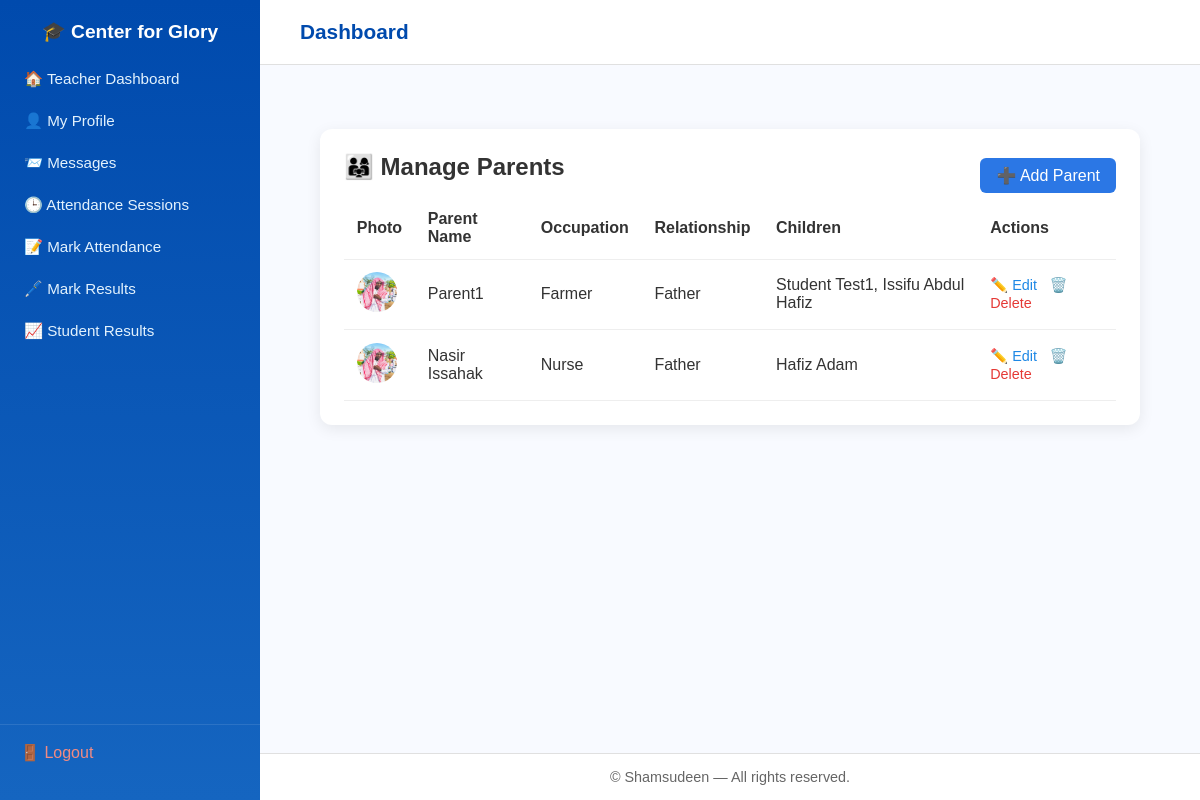
Page /accounts/manage-parents/ (signed in) on the committed database.
### accounts/models.py (models this page shows, shortened)
class BaseProfile(models.Model):
    user = models.OneToOneField(CustomUser, on_delete=models.CASCADE, related_name="%(class)s_profile")
    date_of_birth = models.DateField(blank=True, null=True)
    gender = models.CharField(
        max_length=10,
        choices=[("Male", "Male"), ("Female", "Female")],
        blank=True,
    )
    address = models.CharField(max_length=255, blank=True)
    photo = models.ImageField(upload_to="profiles/", default="profiles/default.png")
    class Meta:
        abstract = True

class Parent(BaseProfile):
    occupation = models.CharField(max_length=100, blank=True)
    relationship = models.CharField(
        max_length=20,
        choices=[
            ("Father", "Father"),
            ("Mother", "Mother"),
            ("Guardian", "Guardian"),
        ],
        default="Guardian",
    )
    children = models.ManyToManyField(
        'accounts.Student',
        related_name='parents',
        blank=True
    )

class CustomUser(AbstractUser):
    class Roles(models.TextChoices):
        SUPER_ADMIN = "super_admin", _("Super Administrator")
        ADMIN = "admin", _("Administrator / Principal")
        TEACHER = "teacher", _("Teacher")
        STUDENT = "student", _("Student")
        ACCOUNTANT = "accountant", _("Accountant")
        PARENT = "parent", _("Parent / Guardian")
    username = models.CharField(max_length=150, unique=True)
    email = models.EmailField(unique=True)
    role = models.CharField(max_length=20, choices=Roles.choices, default=Roles.STUDENT)
    phone_number = models.CharField(
        max_length=15,
        validators=[RegexValidator(r"^\+?\d{9,15}$", "Enter a valid phone number.")],
        blank=True,
        null=True,
    )
    is_verified = models.BooleanField(default=False)
    USERNAME_FIELD = "username"
    REQUIRED_FIELDS = ["email"]

class Student(BaseProfile):
    user = models.OneToOneField('accounts.CustomUser', on_delete=models.CASCADE)
    student_id = models.CharField(max_length=20, unique=True, blank=True)
    admission_date = models.DateField(blank=True, null=True)
    current_class = models.ForeignKey('academics.ClassRoom', on_delete=models.SET_NULL, null=True, blank=True)
    section = models.CharField(max_length=50, blank=True)
    guardian_name = models.CharField(max_length=100, blank=True)
    guardian_contact = models.CharField(max_length=15, blank=True)
    is_active = models.BooleanField(default=True)
    promotion_year = models.PositiveIntegerField(default=0)

### accounts/views.py (the view)
# urls.py: path('manage-parents/', views.manage_parents, name='manage_parents'),
@login_required
def manage_parents(request):
    parents = Parent.objects.select_related('user').all()
    return render(request, 'accounts/manage_parents.html', {'parents': parents})

### templates/accounts/manage_parents.html (shortened to what this page needs)
{% extends "accounts/base_dashboard.html" %}
{% block content %}
<div class="table-container">
  <div style="display:flex; justify-content:space-between; align-items:center;">
    <h2>👨‍👩‍👧 Manage Parents</h2>
    <a href="{% url 'add_parent' %}" class="btn-add">➕ Add Parent</a>
  </div>
  <table>
    <thead>
      <tr>
        <th>Photo</th>
        <th>Parent Name</th>
        <th>Occupation</th>
        <th>Relationship</th>
        <th>Children</th>
        <th>Actions</th>
      </tr>
    </thead>
    <tbody>
      {% for parent in parents %}
      <tr>
        <td>
          {% if parent.photo %}
          <img src="{{ parent.photo.url }}" alt="Photo" style="width:40px; height:40px; border-radius:50%;">
          {% else %}
          —
          {% endif %}
        </td>
        <td>{{ parent.user.get_full_name|default:parent.user.username }}</td>
        <td>{{ parent.occupation }}</td>
        <td>{{ parent.relationship }}</td>
        <td>
          {% for child in parent.children.all %}
            {{ child.user.get_full_name|default:child.user.username }}{% if not forloop.last %}, {% endif %}
          {% empty %}
            <span style="color:#888;">No children assigned</span>
          {% endfor %}
        </td>
        <td class="action-btns">
          <a href="{% url 'edit_parent' parent.pk %}" style="color:#1e88e5;">✏️ Edit</a>
          <a href="{% url 'delete_parent' parent.pk %}" style="color:#e53935;" onclick="return confirm('Are you sure you want to delete this parent?');">🗑️ Delete</a>
        </td>
      </tr>
      {% empty %}
      <tr><td colspan="6" style="text-align:center; color:#777;">No parents found.</td></tr>
      {% endfor %}
    </tbody>
  </table>
</div>
{% endblock %}

### templates/accounts/manage_parents.html (style rules this page uses)
.table-container { background: #fff; border-radius: 12px; padding: 1.5rem; box-shadow: 0 4px 15px rgba(0,0,0,0.08); margin-top: 1.5rem; }
.table-container h2 { margin-bottom: 1rem; color: #333; }
.table-container table { width: 100%; border-collapse: collapse; }
.table-container th, .table-container td { padding: 0.8rem; text-align: left; border-bottom: 1px solid #eee; }
.action-btns a { margin-right: 8px; text-decoration: none; font-size: 0.9rem; }
.btn-add { display: inline-block; background: #2b77e5; color: white; padding: 0.5rem 1rem; border-radius: 6px; text-decoration: none; }

### rows in the picture
Parent: photo (placeholder picture), user.get_full_name "Parent1", occupation "Farmer", relationship "Father"
Student: user.get_full_name "Student Test1"
Student: user.get_full_name "Issifu Abdul Hafiz"
Parent: photo (placeholder picture), user.get_full_name "Nasir Issahak", occupation "Nurse", relationship "Father"
Student: user.get_full_name "Hafiz Adam"
